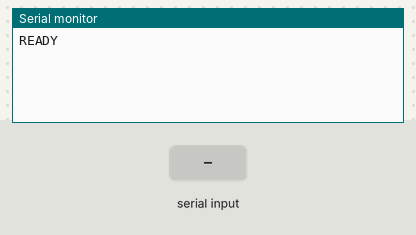
A sketch run on a simulated Arduino Uno, built with avr-gcc and run on an emulated ATmega328P. Parts: the last lines printed to the serial monitor. The inputs (shaded band) are chosen by the test bench.

Above: at 1.2 s.
1.3 s: "NAME\n" received over Serial
At 2.2 s:
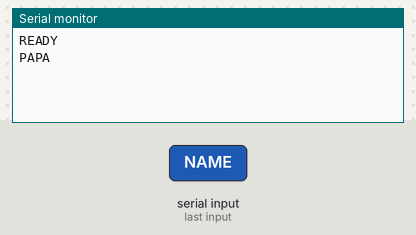
2.8 s: "READ\n" received over Serial
At 3.4 s:
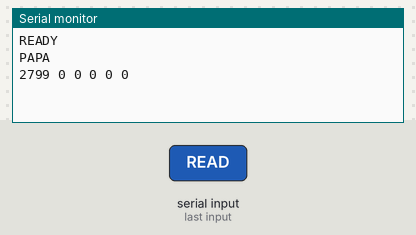
4.3 s: "1\n" received over Serial
At 5.7 s:
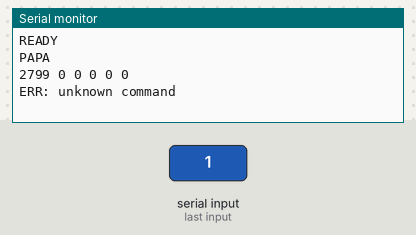

The sketch:

papa.ino
```cpp
#include <Arduino.h>
#include <string.h>
#include <stdlib.h>
#include <RadarSensor.h>

RadarSensor radar(2, 3);

#define SERIAL_BAUD_RATE         115200
#define RADAR_BAUD_RATE          256000
#define BOOTUP_DELAY_MS          2000
#define NAME_BUFFER_SIZE         8
#define DATA_TIMEOUT_MS          1000

typedef struct {
    unsigned int timestamp_ms;
    int x_mm;
    int y_mm;
    int distance_mm;
    int angle_deg;
    int speed_cm_s;
} radar_reading_t;

radar_reading_t latest_radar_reading;
unsigned long last_valid_packet_ms = 0;

static const char name[NAME_BUFFER_SIZE] = "PAPA";

void setup() {
  Serial.begin(SERIAL_BAUD_RATE);
  radar.begin(RADAR_BAUD_RATE);

  memset(&latest_radar_reading, 0, sizeof(radar_reading_t));

  uint32_t t0 = millis();
  while (!Serial && (millis() - t0 < BOOTUP_DELAY_MS)) { }
  Serial.println("READY");
}

void loop() {
  unsigned long now = millis();

  if (radar.update()) {
    last_valid_packet_ms = now;

    RadarTarget tgt = radar.getTarget();
    latest_radar_reading.timestamp_ms = now;
    latest_radar_reading.x_mm = tgt.x;
    latest_radar_reading.y_mm = tgt.y;
    latest_radar_reading.distance_mm = tgt.distance;
    latest_radar_reading.angle_deg = tgt.angle;
    latest_radar_reading.speed_cm_s = tgt.speed;
  }

  // If we haven't heard from the sensor in 1 second, reset data to 0
  if (now - last_valid_packet_ms > DATA_TIMEOUT_MS) {
     memset(&latest_radar_reading, 0, sizeof(radar_reading_t));
     latest_radar_reading.timestamp_ms = now;
  }

  // Handle serial commands
  if (Serial.available()) {
    String cmd = Serial.readStringUntil('\n');
    cmd.trim();
    if (cmd.equalsIgnoreCase("NAME")) {
      Serial.println(name);
    }
    else if (cmd.equalsIgnoreCase("READ")) {
      Serial.print(latest_radar_reading.timestamp_ms);
      Serial.print(" ");
      Serial.print(latest_radar_reading.x_mm);
      Serial.print(" ");
      Serial.print(latest_radar_reading.y_mm);
      Serial.print(" ");
      Serial.print(latest_radar_reading.distance_mm);
      Serial.print(" ");
      Serial.print(latest_radar_reading.angle_deg);
      Serial.print(" ");
      Serial.println(latest_radar_reading.speed_cm_s);
    }
    else if (cmd.length() > 0) {
      Serial.println("ERR: unknown command");
    }
  }
}
```

Measured:
- after the input at 1.3 s, the serial monitor: prints a new line at once (image 1)
- after the input at 2.8 s, the serial monitor: prints a new line at once (image 2)
- after the input at 4.3 s, the serial monitor: prints a new line at once (image 3)
